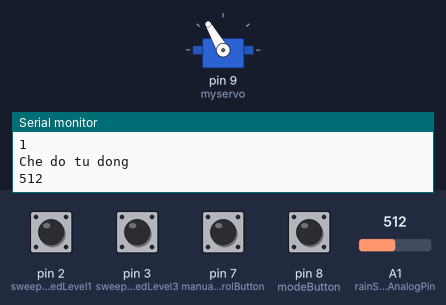
A sketch run on a simulated Arduino Uno, built with avr-gcc and run on an emulated ATmega328P. Parts: servo, the last lines printed to the serial monitor. The test bench sets the inputs (shaded band); at power-on: pin 7 (manualcontrolButton), pin 8 (modeButton) HIGH, pin 2 (sweepSpeedLevel1), pin 3 (sweepSpeedLevel3) LOW, A1 (rainSensorAnalogPin) = 512.

Above: at 1.6 s.
At 3.8 s:
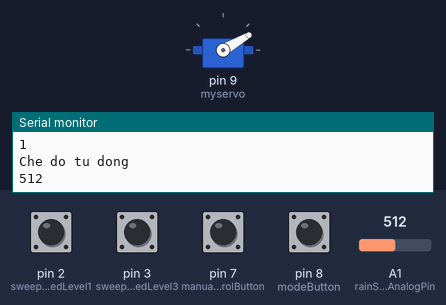
3.9 s: A1 (rainSensorAnalogPin) set to 370
7.8 s: pin 8 (modeButton) pulled LOW for 3 s
At 9.8 s:
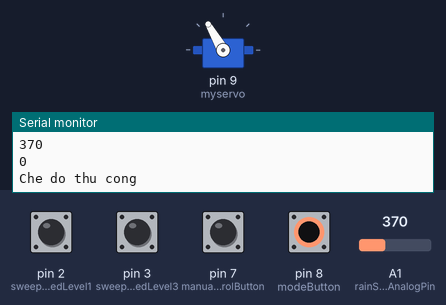
12.3 s: A1 (rainSensorAnalogPin) set to 390
Timing chart, 0 to 22.2 s (numbered marks = the images above; inputs shaded):
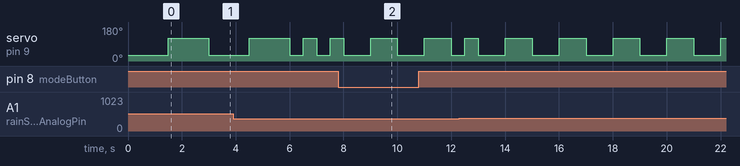

The sketch:

sweep.ino
```cpp
#include <Servo.h>

Servo myservo;

const int modeButton = 8;
const int manualcontrolButton = 7;
const int sweepSpeedLevel1 = 2;
const int sweepSpeedLevel3 = 3;

const int rainSensorDigitalPin = 6;
const int rainSensorAnalogPin = A1;


int modeState = 0;
int manualcontrolState = 0;
int sweepSpeedLevel1State = 0;
int sweepSpeedLevel3State = 0;

int rainStateDigital = 0;
int rainStateAnalog = 0;
int pos = 0;


void setup() {
  pinMode(modeButton, INPUT);
  pinMode(manualcontrolButton, INPUT);
  pinMode(sweepSpeedLevel1, INPUT);
  pinMode(sweepSpeedLevel3, INPUT);
  pinMode(rainSensorDigitalPin, INPUT);
  pinMode(rainSensorAnalogPin, INPUT);
  myservo.attach(9);
  Serial.begin(9600);
}

void loop(){
  modeState = digitalRead(modeButton);
  Serial.println(modeState);
// Serial.println(manualcontrolState);
  if(modeState == 0){
    Serial.println("Che do thu cong");
    manualcontrol();
  }
  if(modeState == 1){
    Serial.println("Che do tu dong");
    autocontrol();
  }
}

void autocontrol(){
  rainStateAnalog = analogRead(rainSensorAnalogPin);
  Serial.println(rainStateAnalog);
//0
  if (rainStateAnalog >= 900){
  myservo.write(30);
  }
//1
  if (rainStateAnalog < 900 & rainStateAnalog >= 450){
  myservo.write(30);
  delay(1500);
  myservo.write(120);
  delay(1500);
  }
//2
  if (rainStateAnalog < 450 & rainStateAnalog >=380){
  myservo.write(30);
  delay(1000);
  myservo.write(120);
  delay(1000);
  }
//3
  if (rainStateAnalog < 380){
  myservo.write(30);
  delay(500);
  myservo.write(120);
  delay(500);
  }
}

void manualcontrol(){
  manualcontrolState = digitalRead(manualcontrolButton);
  sweepSpeedLevel1State = digitalRead(sweepSpeedLevel1);
  sweepSpeedLevel3State = digitalRead(sweepSpeedLevel3);
//Serial.println(sweepSpeedLevel1State);
//Serial.println(sweepSpeedLevel3State);
  if(manualcontrolState == 0){
    myservo.write(30);
  }
  if(manualcontrolState == 1){
//1
  if (sweepSpeedLevel1State == 1 & sweepSpeedLevel3State == 0){
    myservo.write(30);
    delay(1500);
    myservo.write(120);
    delay(1500);
  }
//2
  if (sweepSpeedLevel1State == 0 & sweepSpeedLevel3State == 0){
  myservo.write(30);
  delay(1000);
  myservo.write(120);
  delay(1000);
  }
//3
  if (sweepSpeedLevel1State == 0 & sweepSpeedLevel3State == 1){
  myservo.write(30);
  delay(500);
  myservo.write(120);
  delay(500);
  }
}

}
```

Measured:
- after the input at 7.8 s, servo on pin 9 (myservo): alternates 120° for 1.0 s and 30° for 1.0 s, starting after 1.2 s
